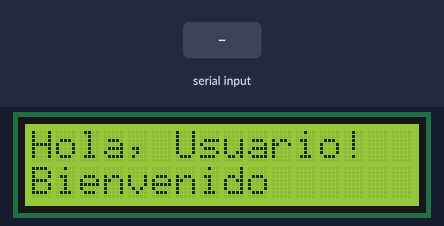
Bench run of a sketch on a simulated Arduino Uno, built with avr-gcc and run on an emulated ATmega328P. Shown: 16×2 character LCD. The inputs (shaded band) are chosen by the test bench. What the sketch prints to the serial monitor is not drawn.

Above: at 2.6 s.
At 5.8 s:
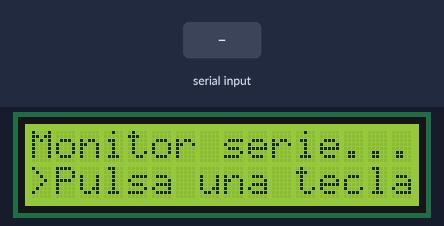
5.9 s: byte 30 received over Serial
At 6.4 s:
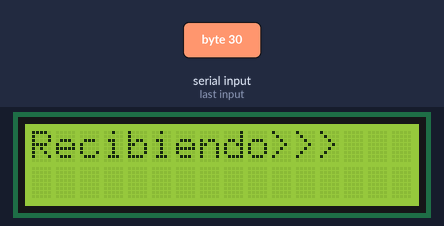
7.5 s: byte 90 received over Serial
At 8.8 s:
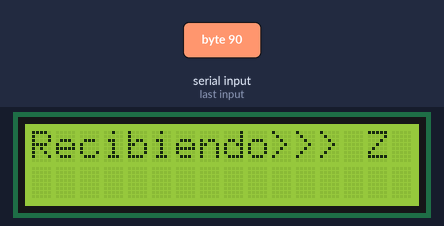
9.1 s: byte 120 received over Serial
At 10.0 s:
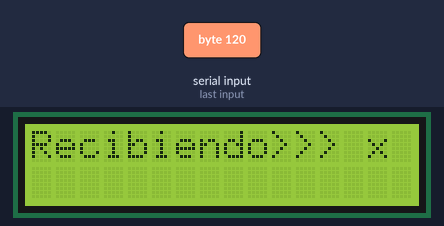
Timing chart, 0 to 12.1 s (numbered marks = the images above; inputs shaded):
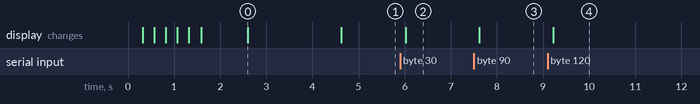

Measured:
- after the input at 5.9 s, the display: changes after 0.12 s (image 2)
- after the input at 7.5 s, the display: changes after 0.12 s (image 3)
- after the input at 9.1 s, the display: changes after 0.12 s (image 4)
- what the display in image 0 shows lasts 2.0 s, from 2.6 s to 4.6 s

The sketch:

prueba_azul_lcd.ino
```cpp
  #include <Wire.h> // Librería comunicación I2C
  #include <LiquidCrystal_I2C.h> // Librería LCD I2C
  LiquidCrystal_I2C lcd(0x3f,16,2);

  void setup()
  {
    Serial.begin(9600);  // Configura la velocidad de la comunicación serie
    lcd.begin(16,2);   // Inicializa el LCD para 16x2


  // Realiza 3 parpadeos del LED (backlight)
    for(int i = 0; i< 3; i++)
    {
      lcd.backlight();
      delay(250);
      lcd.noBacklight();
      delay(250);
    }
   lcd.backlight(); // Finaliza con el LED encendido (backlight)

  // Escribe el texto en el LCD
  // NOTA: La posición del cursor del LCD (Carácter, línea) comienza en (0,0)
    lcd.setCursor(0,0);
    lcd.write("Hola, Usuario!"); // Podemos poner tanto write como print
    delay(1000);
    lcd.setCursor(0,1);
    lcd.write("Bienvenido");
    delay(2000);

  // Espera a que se conecte el monitor serie y envía los caracteres al LCD
  // Configurar el monitor serie en el modo "Sin final de línea"
    lcd.clear();
    lcd.setCursor(0,0);
    lcd.print("Monitor serie...");
    lcd.setCursor(0,1);
    lcd.print(">Pulsa una tecla");
  }


  void loop()
  {
      char ch;
      // Si se recibe un carácter por el puerto serie...
      if (Serial.available())
      {
        // Retardo para que pueda recibir el caracter
        delay(100);
        // Borra la pantalla
        lcd.clear();
        lcd.print("Recibiendo>>> ");
        lcd.setCursor(14,0);

        // Si lo recibido es mayor que 0...
        while (Serial.available() > 0)
        {
          // Lee el carácter que llega
          ch = Serial.read();
          // Muestra el carácter a través del LCD
          lcd.write(ch);
          // Muestra por terminal virtual el carácter enviado al LCD
          Serial.write(ch);
        }
      }
  }
```
